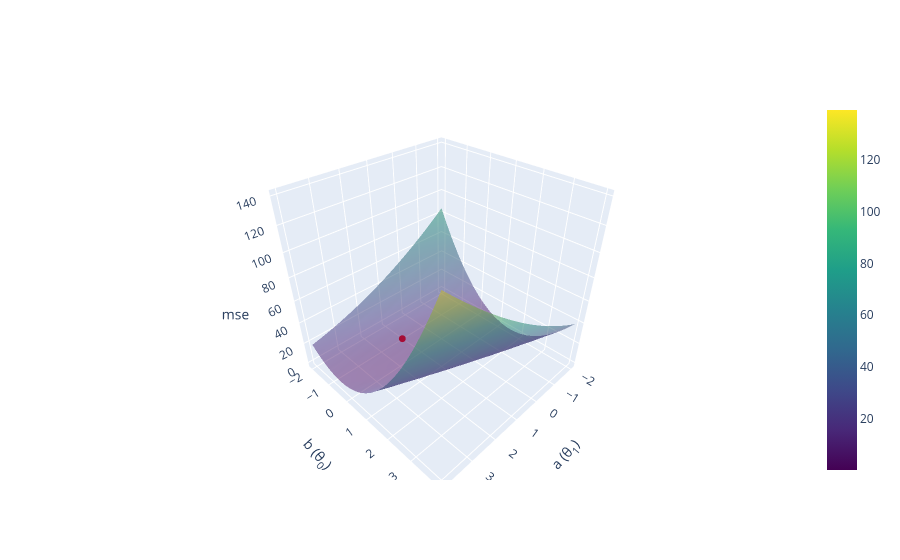

The code cell stored with this chart in its notebook:
### Code cell
import plotly.graph_objects as go

Z_arr = np.array(Z)

fig_3d = go.Figure(data=[
    go.Surface(x=A, y=B, z=Z_arr, colorscale='Viridis', opacity=0.5),
    go.Scatter3d(
        x=[best_a], y=[best_b], z=[min_z],
        mode='markers', marker=dict(size=4, color='red'),
        name='min_mse',
    ),
])
fig_3d.update_layout(
    scene = dict(
    xaxis_title='a (θ<sub>1</sub>)', 
    yaxis_title='b (θ<sub>0</sub>)', 
    zaxis_title='mse',
))
fig_3d.show()

### Figure 1 — Plotly figure (JSON) as saved in the notebook; plotly's stock layout.template omitted (floating-point values rounded to 4 significant figures; data arrays with more than 128 entries replaced by an {"elided": "..."} marker saying what was removed)
{"data": [{"colorscale": [[0, "#440154"], [0.1111, "#482878"], [0.2222, "#3e4989"], [0.3333, "#31688e"], [0.4444, "#26828e"], [0.5556, "#1f9e89"], [0.6667, "#35b779"], [0.7778, "#6ece58"], [0.8889, "#b5de2b"], [1, "#fde725"]], "opacity": 0.5, "type": "surface", "x": {"elided": "22x22 float values"}, "y": {"elided": "22x22 float values"}, "z": {"elided": "22x22 float values"}}, {"marker": {"color": "red", "size": 4}, "mode": "markers", "name": "min_mse", "type": "scatter3d", "x": [1.143], "y": [-0.8571], "z": [0.07655]}], "layout": {"scene": {"xaxis": {"title": {"text": "a (θ<sub>1</sub>)"}}, "yaxis": {"title": {"text": "b (θ<sub>0</sub>)"}}, "zaxis": {"title": {"text": "mse"}}}}}
